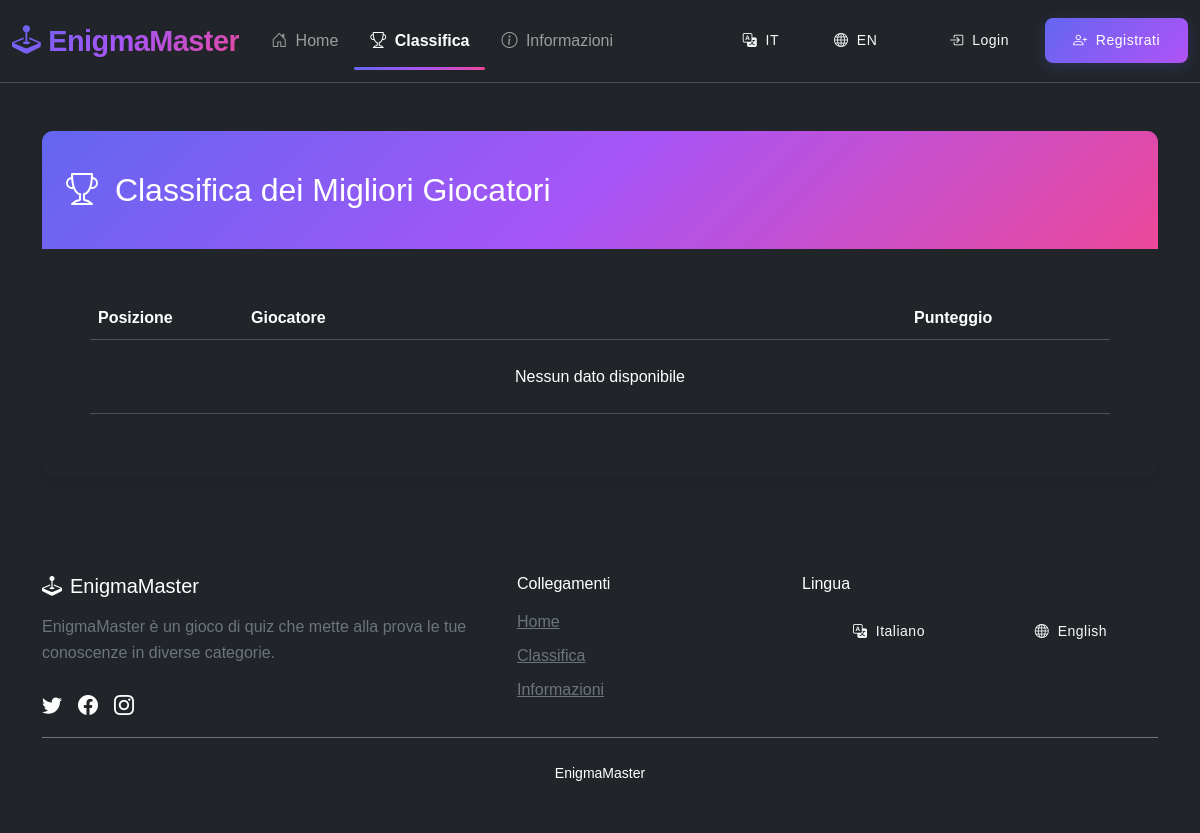
The page /leaderboard.php on the database as committed earlier.
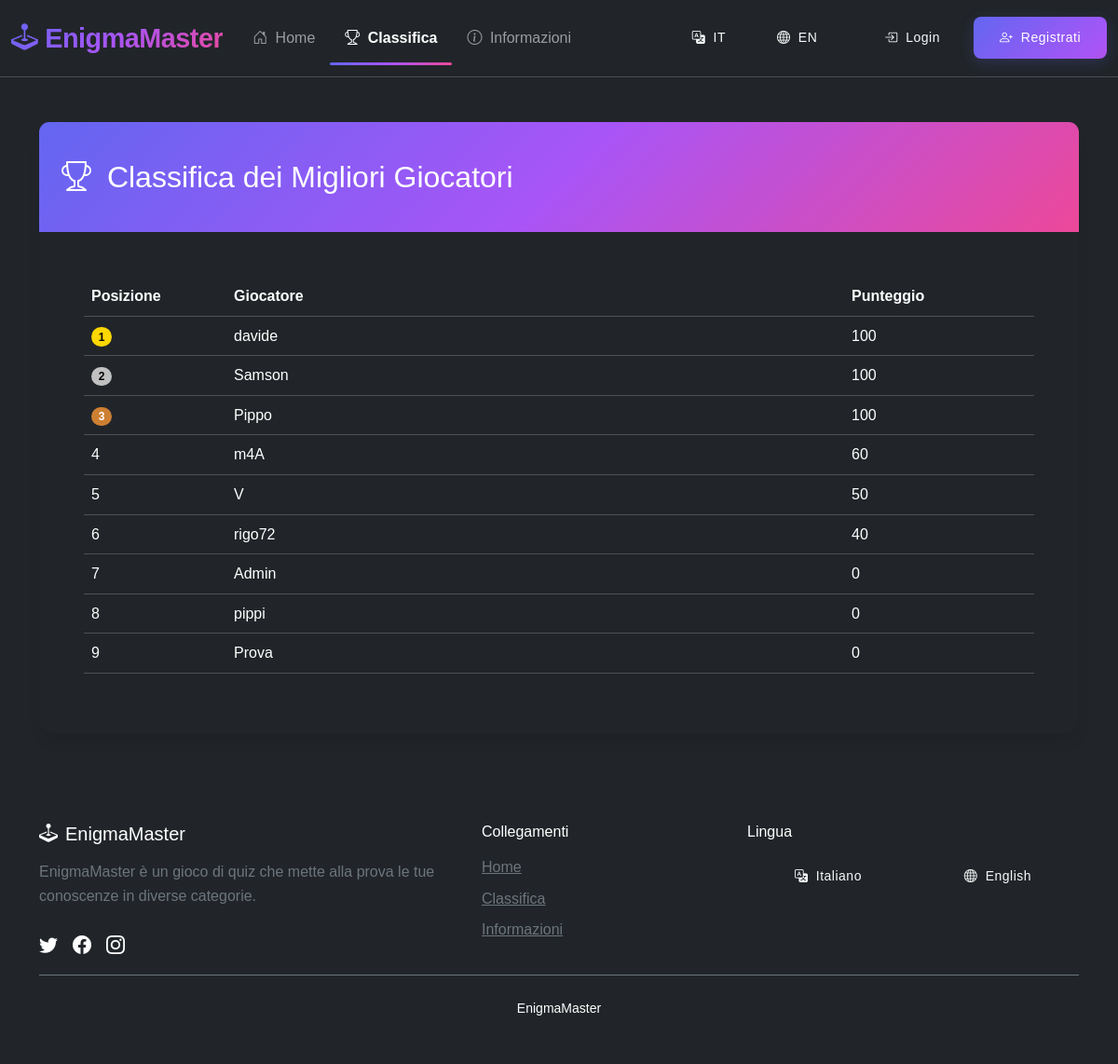
The same page on the database as committed later.
### tables this page shows
CREATE TABLE utenti (
    id INT AUTO_INCREMENT PRIMARY KEY,
    nome VARCHAR(100) NOT NULL,
    email VARCHAR(150) UNIQUE NOT NULL,
    password VARCHAR(255) NOT NULL,
    punteggio INT DEFAULT 0,
    is_admin BOOLEAN DEFAULT FALSE,
    data_reg TIMESTAMP DEFAULT CURRENT_TIMESTAMP
);

### leaderboard.php (the view, shortened to what this page needs)
<?php
$language = isset($_SESSION['lang']) ? $_SESSION['lang'] : 'it';
include 'config.php';
?>
<!DOCTYPE html>
<html lang="<?= $language ?>" data-bs-theme="dark">
<head>
    <link href="https://cdn.jsdelivr.net/npm/bootstrap@5.3.2/dist/css/bootstrap.min.css" rel="stylesheet">
    <link rel="stylesheet" href="https://cdn.jsdelivr.net/npm/bootstrap-icons@1.11.1/font/bootstrap-icons.css">
    <link rel="stylesheet" href="./css/style.css">
</head>
<body class="d-flex flex-column min-vh-100 bg-dark text-light">
    <?php include 'components/navbar.php'; ?>
    <main class="flex-grow-1 py-5">
        <div class="container">
            <div class="card bg-dark border-primary shadow-lg">
                <div class="card-header bg-primary text-white">
                    <h2 class="mb-0">
                        <i class="bi bi-trophy me-2"></i>
                        <?= $lang['leaderboard_title'] ?>
                    </h2>
                </div>
                <div class="card-body">
                    <div class="table-responsive">
                        <table class="table table-dark table-hover align-middle">
                            <thead>
                                <tr>
                                    <th width="15%"><?= $lang['position'] ?></th>
                                    <th><?= $lang['player'] ?></th>
                                    <th width="20%"><?= $lang['score'] ?></th>
                                </tr>
                            </thead>
                            <tbody>
                                <?php
                                $query = "SELECT nome, punteggio FROM utenti ORDER BY punteggio DESC LIMIT 50";
                                $result = mysqli_query($conn, $query);
                                $posizione = 1;
                                if ($result && mysqli_num_rows($result) > 0):
                                    while ($row = mysqli_fetch_assoc($result)):
                                        $highlight = isset($_SESSION['utente_id']) && $row['nome'] === $_SESSION['nome'] ? 'bg-primary bg-opacity-25' : '';
                                ?>
                                    <tr class="<?= $highlight ?>">
                                        <td>
                                            <?php if ($posizione <= 3): ?>
                                                <span class="badge bg-<?=
                                                    $posizione === 1 ? 'gold' :
                                                    ($posizione === 2 ? 'silver' : 'bronze')
                                                ?> me-2">
                                                    <?= $posizione ?>
                                                </span>
                                            <?php else: ?>
                                                <?= $posizione ?>
                                            <?php endif; ?>
                                        </td>
                                        <td><?= htmlspecialchars($row['nome']) ?></td>
                                        <td><?= $row['punteggio'] ?></td>
                                    </tr>
                                <?php
                                        $posizione++;
                                    endwhile;
                                else:
                                ?>
                                    <tr>
                                        <td colspan="3" class="text-center py-4"><?= $lang['no_data_available'] ?></td>
                                    </tr>
                                <?php endif; ?>
                            </tbody>
                        </table>
                    </div>
                </div>
            </div>
        </div>
    </main>
    <?php include 'components/footer.php'; ?>
</body>
</html>

### components/navbar.php (shortened to what this page needs)
<nav class="navbar navbar-expand-lg navbar-dark bg-dark">
    <div class="container-fluid">
        <a class="navbar-brand fw-bold" href="index.php">
            <i class="bi bi-joystick me-2"></i>EnigmaMaster
        </a>
        <div class="collapse navbar-collapse" id="mainNavbar">
            <ul class="navbar-nav me-auto mb-2 mb-lg-0">
                <li class="nav-item">
                    <a class="nav-link <?= basename($_SERVER['PHP_SELF']) === 'index.php' ? 'active' : '' ?>" href="index.php">
                        <i class="bi bi-house-door me-1"></i>
                        <?= $lang['home'] ?>
                    </a>
                </li>
                <li class="nav-item">
                    <a class="nav-link <?= basename($_SERVER['PHP_SELF']) === 'leaderboard.php' ? 'active' : '' ?>" href="leaderboard.php">
                        <i class="bi bi-trophy me-1"></i>
                        <?= $lang['leaderboard'] ?>
                    </a>
                </li>
                <li class="nav-item">
                    <a class="nav-link <?= basename($_SERVER['PHP_SELF']) === 'info.php' ? 'active' : '' ?>" href="info.php">
                        <i class="bi bi-info-circle me-1"></i>
                        <?= $lang['information'] ?>
                    </a>
                </li>
            </ul>
            <div class="d-flex align-items-center">
                <div class="btn-group me-3 d-none d-sm-flex">
                    <a href="language.php?lang=it" class="btn btn-sm btn-outline-light <?= $_SESSION['lang'] === 'it' ? 'active' : '' ?>">
                        <i class="bi bi-translate me-1"></i> IT
                    </a>
                    <a href="language.php?lang=eng" class="btn btn-sm btn-outline-light <?= $_SESSION['lang'] === 'eng' ? 'active' : '' ?>">
                        <i class="bi bi-globe me-1"></i> EN
                    </a>
                </div>
                <?php if (isset($_SESSION['utente_id'])): ?>
                     <div class="dropdown">
                        <a class="nav-link dropdown-toggle d-flex align-items-center" href="#" role="button" data-bs-toggle="dropdown">
                            <div class="avatar-sm me-2 bg-primary">
                                <?= strtoupper(substr(htmlspecialchars($_SESSION['nome']), 0, 1)) ?>
                            </div>
                            <span class="d-none d-lg-inline"><?= htmlspecialchars($_SESSION['nome']) ?></span>
                        </a>
                        <ul class="dropdown-menu dropdown-menu-end">
                        <!--
                            <li><a class="dropdown-item" href="profile.php"><i class="bi bi-person me-2"></i> <?= $lang['profile'] ?></a></li>
                            <li><a class="dropdown-item" href="settings.php"><i class="bi bi-gear me-2"></i> <?= $lang['settings'] ?></a></li>
                            <li><hr class="dropdown-divider"></li>
                         -->
                            <li><a class="dropdown-item text-danger" href="logout.php"><i class="bi bi-box-arrow-right me-2"></i> <?= $lang['logout'] ?></a></li>
                        </ul>
                    </div>
                 <?php else: ?>
                    <a href="login.php" class="btn btn-outline-light btn-sm me-2">
                        <i class="bi bi-box-arrow-in-right me-1"></i>
                        <span class="d-none d-sm-inline"><?= $lang['login'] ?></span>
                    </a>
                    <a href="register.php" class="btn btn-primary btn-sm">
                        <i class="bi bi-person-plus me-1"></i>
                        <span class="d-none d-sm-inline"><?= $lang['register'] ?></span>
                    </a>
                <?php endif; ?>
            </div>
        </div>
    </div>
</nav>

### components/footer.php (shortened to what this page needs)
<footer class="bg-dark text-white py-5">
    <div class="container">
        <div class="row g-4">
            <div class="col-lg-5">
                <h3 class="h5 mb-3">
                    <i class="bi bi-joystick me-2"></i>EnigmaMaster
                </h3>
                <p class="text-secondary mb-4"><?= $lang['game_description'] ?></p>
                <div class="d-flex gap-3">
                    <a href="#" class="text-white hover-scale" data-bs-toggle="tooltip" title="Twitter">
                        <i class="bi bi-twitter fs-5"></i>
                    </a>
                    <a href="#" class="text-white hover-scale" data-bs-toggle="tooltip" title="Facebook">
                        <i class="bi bi-facebook fs-5"></i>
                    </a>
                    <a href="#" class="text-white hover-scale" data-bs-toggle="tooltip" title="Instagram">
                        <i class="bi bi-instagram fs-5"></i>
                    </a>
                </div>
            </div>
            <div class="col-lg-3 col-md-6">
                <h5 class="h6 mb-3"><?= $lang['links'] ?></h5>
                <ul class="list-unstyled">
                    <li class="mb-2"><a href="index.php" class="text-secondary hover-text-white"><?= $lang['home'] ?></a></li>
                    <li class="mb-2"><a href="leaderboard.php" class="text-secondary hover-text-white"><?= $lang['leaderboard'] ?></a></li>
                    <li class="mb-2"><a href="info.php" class="text-secondary hover-text-white"><?= $lang['information'] ?></a></li>
                </ul>
            </div>
            <div class="col-lg-4 col-md-6">
                <h5 class="h6 mb-3"><?= $lang['language'] ?></h5>
                <div class="d-flex gap-2">
                    <a href="language.php?lang=it" class="btn btn-outline-light btn-sm flex-grow-1 <?= $_SESSION['lang'] === 'it' ? 'active' : '' ?>">
                        <i class="bi bi-translate me-1"></i> Italiano
                    </a>
                    <a href="language.php?lang=eng" class="btn btn-outline-light btn-sm flex-grow-1 <?= $_SESSION['lang'] === 'eng' ? 'active' : '' ?>">
                        <i class="bi bi-globe me-1"></i> English
                    </a>
                </div>
            </div>
        </div>
        <div class="text-center pt-4 mt-3 border-top border-secondary">
            <p class="small mb-0">EnigmaMaster</p>
        </div>
    </div>
</footer>

### css/style.css (style rules this page uses)
:root { --bs-primary: #6366f1; --bs-primary-rgb: 99, 102, 241; --bs-primary-hover: #4f46e5; --bs-secondary: #94a3b8; --bs-dark: #1e293b; --bs-light: #f8fafc; --bs-gradient: linear-gradient(135deg, #6366f1 0%, #a855f7 50%, #ec4899 100%); --bs-glass-bg: rgba(255, 255, 255, 0.85); --bs-glass-border: rgba(255, 255, 255, 0.18); --bs-border-radius: 12px; --bs-border-radius-lg: 16px; --bs-border-radius-sm: 8px; --bs-box-shadow: 0 4px 6px -1px rgba(0,0,0,0.1); --bs-box-shadow-lg: 0 10px 15px -3px rgba(0,0,0,0.1); }
body { font-family: 'Poppins', sans-serif; background-color: var(--bs-light); color: var(--bs-dark); min-height: 100vh; display: flex; flex-direction: column; line-height: 1.6; }
.navbar { --bs-navbar-padding-y: 0.8rem; --bs-navbar-brand-font-size: 1.8rem; --bs-navbar-brand-font-weight: 700; background: var(--bs-glass-bg); backdrop-filter: blur(12px); -webkit-backdrop-filter: blur(12px); border-bottom: 1px solid var(--bs-glass-border); }
.navbar-brand { background: var(--bs-gradient); -webkit-background-clip: text; background-clip: text; color: transparent; letter-spacing: -0.5px; }
.nav-link { --bs-nav-link-font-weight: 500; position: relative; padding: 0.5rem 1rem !important; }
.nav-link.active { font-weight: 600 !important; }
.nav-link.active::after { content: ''; display: block; height: 3px; width: 100%; background: var(--bs-gradient); position: absolute; bottom: -8px; left: 0; border-radius: 3px; }
.btn { --bs-btn-border-radius: var(--bs-border-radius-sm); --bs-btn-font-weight: 500; --bs-btn-padding-x: 1.75rem; --bs-btn-padding-y: 0.75rem; --bs-btn-transition: all 0.3s cubic-bezier(0.4, 0, 0.2, 1); letter-spacing: 0.5px; border: none; }
.btn-primary { --bs-btn-bg: var(--bs-primary); --bs-btn-border-color: var(--bs-primary); --bs-btn-hover-bg: var(--bs-primary-hover); --bs-btn-hover-border-color: var(--bs-primary-hover); background: var(--bs-gradient) !important; background-size: 200% auto !important; position: relative; overflow: hidden; box-shadow: 0 4px 15px rgba(var(--bs-primary-rgb), 0.2); }
.card { --bs-card-border-radius: var(--bs-border-radius-lg); --bs-card-border-width: 0; --bs-card-box-shadow: var(--bs-box-shadow-lg); --bs-card-cap-padding-y: 2.5rem; --bs-card-cap-padding-x: 1.5rem; --bs-card-spacer-y: 3rem; --bs-card-spacer-x: 3rem; transition: transform 0.3s ease, box-shadow 0.3s ease; }
.card-header { background: var(--bs-gradient) !important; color: white !important; border-bottom: none !important; }
footer { --bs-footer-bg: var(--bs-dark); --bs-footer-color: white; --bs-footer-padding-y: 4rem; background: var(--bs-footer-bg) !important; color: var(--bs-footer-color) !important; margin-top: auto; padding: var(--bs-footer-padding-y) 0 2rem !important; }
footer a { --bs-link-color: #e2e8f0; --bs-link-hover-color: white; transition: all 0.3s ease !important; }
.hover-scale { transition: transform 0.3s ease !important; display: inline-block !important; }
.bg-gold { background-color: gold; color: black; }
.bg-silver { background-color: silver; color: black; }
.bg-bronze { background-color: #cd7f32; color: white; }

Rows that differ between the two databases and show on the page:
added utenti: nome "davide", punteggio "100"
added utenti: nome "Samson", punteggio "100"
added utenti: nome "Pippo", punteggio "100"
added utenti: nome "m4A", punteggio "60"
added utenti: nome "V", punteggio "50"
added utenti: nome "rigo72", punteggio "40"
added utenti: nome "Admin", punteggio "0"
added utenti: nome "pippi", punteggio "0"
added utenti: nome "Prova", punteggio "0"
Other text that changed with them:
$lang['no_data_available']: "Nessun dato disponibile" → (not shown)
